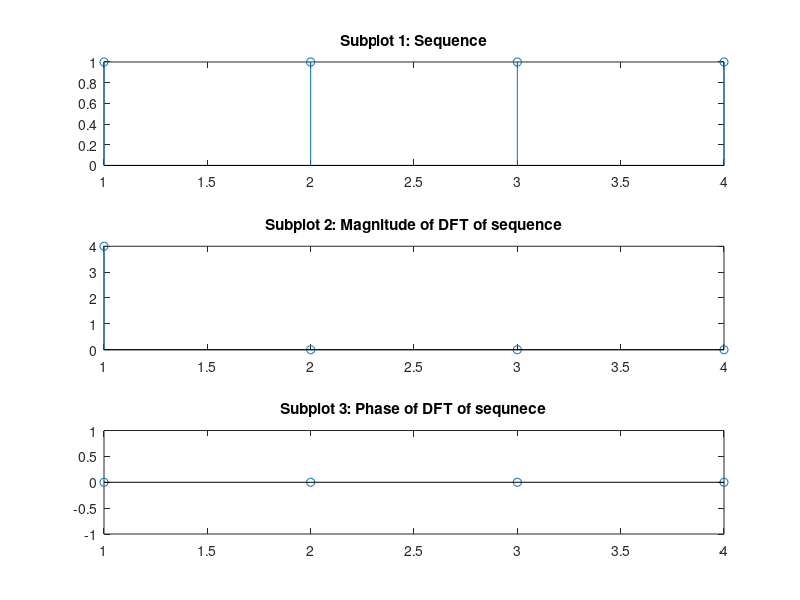

Here is the MATLAB script that generated this plot:
L = 4; N = 4;
xn = [ones(L,1); zeros(N-L,1)];
yn = fft(xn);

figure;
subplot(3,1,1)
stem(xn);
title('Subplot 1: Sequence');

subplot(3,1,2)
stem(abs(yn));
title('Subplot 2: Magnitude of DFT of sequence');

subplot(3,1,3)
stem(angle(yn));
title('Subplot 3: Phase of DFT of sequnece');

